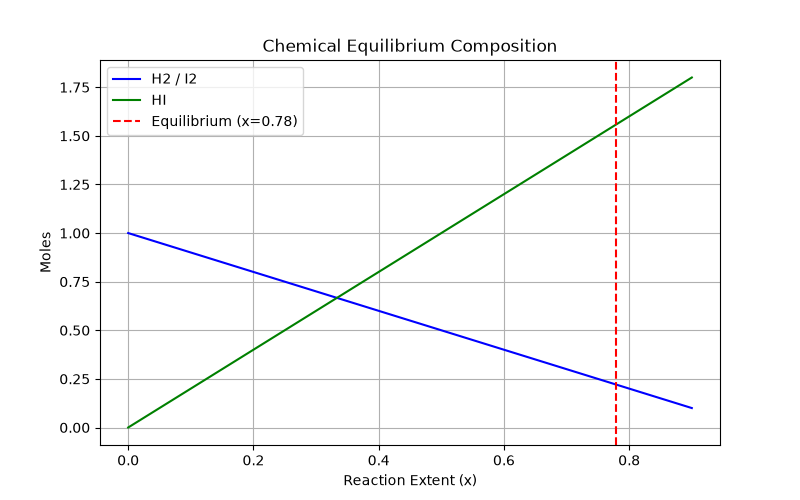

The Python source for this figure:
import numpy as np
import matplotlib.pyplot as plt
from scipy.optimize import newton, minimize

K = 50.0

# Define the equilibrium imbalance function: (2x)^2 / ((1-x)(1-x)) - K = 0
def k_imbalance(x):
    return ((2 * x)**2) / ((1 - x)**2) - K

# Derivative of k_imbalance for Newton's method
def dk_imbalance(x):
    return 8 * x / ((1 - x)**3)

# 1. Newton's method with a closer initial guess (x0=0.6) to avoid divergence
try:
    x_newton = newton(k_imbalance, x0=0.6, fprime=dk_imbalance)
except RuntimeError:
    # Secant fallback if derivative stepping exceeds tolerance
    x_newton = newton(k_imbalance, x0=0.6, x1=0.7)

# 2. SLSQP minimizer minimizing the squared imbalance
res = minimize(lambda x: k_imbalance(x[0])**2, x0=[0.5], method="SLSQP", bounds=[(0.01, 0.99)])
x_slsqp = res.x[0]

print(f"Equilibrium extent x (Newton): {x_newton:.4f}")
print(f"Equilibrium extent x (SLSQP) : {x_slsqp:.4f}")

# Calculate equilibrium mole amounts
nH2 = 1 - x_slsqp
nI2 = 1 - x_slsqp
nHI = 2 * x_slsqp
print(f"Equilibrium amounts -> H2: {nH2:.2f} mol, I2: {nI2:.2f} mol, HI: {nHI:.2f} mol")

# Plot mole amounts vs reaction extent x
x_vals = np.linspace(0, 0.9, 100)
plt.figure(figsize=(8, 5))
plt.plot(x_vals, 1 - x_vals, label="H2 / I2", color="blue")
plt.plot(x_vals, 2 * x_vals, label="HI", color="green")
plt.axvline(x=x_slsqp, color="red", linestyle="--", label=f"Equilibrium (x={x_slsqp:.2f})")
plt.xlabel("Reaction Extent (x)")
plt.ylabel("Moles")
plt.title("Chemical Equilibrium Composition")
plt.legend()
plt.grid(True)
plt.savefig("equilibrium.png")
plt.close()
print("Saved equilibrium.png")
